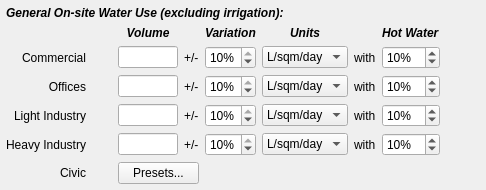
               <widget class="QWidget" name="nres_demand_widget" native="true">
                <layout class="QGridLayout" name="gridLayout_17">
                 <property name="leftMargin">
                  <number>6</number>
                 </property>
                 <property name="topMargin">
                  <number>6</number>
                 </property>
                 <property name="rightMargin">
                  <number>6</number>
                 </property>
                 <property name="bottomMargin">
                  <number>6</number>
                 </property>
                 <item row="2" column="4">
                  <widget class="QSpinBox" name="com_demandspin">
                   <property name="suffix">
                    <string>%</string>
                   </property>
                   <property name="maximum">
                    <number>10</number>
                   </property>
                   <property name="singleStep">
                    <number>5</number>
                   </property>
                   <property name="value">
                    <number>10</number>
                   </property>
                  </widget>
                 </item>
                 <item row="5" column="6">
                  <widget class="QLabel" name="hi_with">
                   <property name="text">
                    <string>with</string>
                   </property>
                  </widget>
                 </item>
                 <item row="4" column="4">
                  <widget class="QSpinBox" name="li_demandspin">
                   <property name="suffix">
                    <string>%</string>
                   </property>
                   <property name="maximum">
                    <number>10</number>
                   </property>
                   <property name="singleStep">
                    <number>5</number>
                   </property>
                   <property name="value">
                    <number>10</number>
                   </property>
                  </widget>
                 </item>
                 <item row="0" column="0" colspan="8">
                  <widget class="QLabel" name="nres_unit_lbl2">
                   <property name="whatsThis">
                    <string>Estimate of the annual irrigation volume per hectare</string>
                   </property>
                   <property name="text">
                    <string>&lt;html&gt;&lt;head/&gt;&lt;body&gt;&lt;p&gt;&lt;span style=&quot; font-weight:600; font-style:italic;&quot;&gt;General On-site Water Use (excluding irrigation):&lt;/span&gt;&lt;/p&gt;&lt;/body&gt;&lt;/html&gt;</string>
                   </property>
                  </widget>
                 </item>
                 <item row="3" column="3">
                  <widget class="QLabel" name="office_plusminus">
                   <property name="text">
                    <string>+/-</string>
                   </property>
                  </widget>
                 </item>
                 <item row="3" column="8">
                  <spacer name="horizontalSpacer_69">
                   <property name="orientation">
                    <enum>Qt::Horizontal</enum>
                   </property>
                   <property name="sizeHint" stdset="0">
                    <size>
                     <width>40</width>
                     <height>20</height>
                    </size>
                   </property>
                  </spacer>
                 </item>
                 <item row="5" column="8">
                  <spacer name="horizontalSpacer_71">
                   <property name="orientation">
                    <enum>Qt::Horizontal</enum>
                   </property>
                   <property name="sizeHint" stdset="0">
                    <size>
                     <width>40</width>
                     <height>20</height>
                    </size>
                   </property>
                  </spacer>
                 </item>
                 <item row="5" column="5">
                  <widget class="QComboBox" name="hi_demandunits">
                   <item>
                    <property name="text">
                     <string>L/sqm/day</string>
                    </property>
                   </item>
                   <item>
                    <property name="text">
                     <string>L/cap/day</string>
                    </property>
                   </item>
                   <item>
                    <property name="text">
                     <string>PE Factor</string>
                    </property>
                   </item>
                  </widget>
                 </item>
                 <item row="2" column="5">
                  <widget class="QComboBox" name="com_demandunits">
                   <item>
                    <property name="text">
                     <string>L/sqm/day</string>
                    </property>
                   </item>
                   <item>
                    <property name="text">
                     <string>L/cap/day</string>
                    </property>
                   </item>
                   <item>
                    <property name="text">
                     <string>PE Factor</string>
                    </property>
                   </item>
                  </widget>
                 </item>
                 <item row="2" column="3">
                  <widget class="QLabel" name="com_plusminus">
                   <property name="text">
                    <string>+/-</string>
                   </property>
                  </widget>
                 </item>
                 <item row="4" column="8">
                  <spacer name="horizontalSpacer_70">
                   <property name="orientation">
                    <enum>Qt::Horizontal</enum>
                   </property>
                   <property name="sizeHint" stdset="0">
                    <size>
                     <width>40</width>
                     <height>20</height>
                    </size>
                   </property>
                  </spacer>
                 </item>
                 <item row="4" column="6">
                  <widget class="QLabel" name="li_with">
                   <property name="text">
                    <string>with</string>
                   </property>
                  </widget>
                 </item>
                 <item row="3" column="6">
                  <widget class="QLabel" name="office_with">
                   <property name="text">
                    <string>with</string>
                   </property>
                  </widget>
                 </item>
                 <item row="5" column="4">
                  <widget class="QSpinBox" name="hi_demandspin">
                   <property name="suffix">
                    <string>%</string>
                   </property>
                   <property name="maximum">
                    <number>10</number>
                   </property>
                   <property name="singleStep">
                    <number>5</number>
                   </property>
                   <property name="value">
                    <number>10</number>
                   </property>
                  </widget>
                 </item>
                 <item row="4" column="3">
                  <widget class="QLabel" name="li_plusminus">
                   <property name="text">
                    <string>+/-</string>
                   </property>
                  </widget>
                 </item>
                 <item row="3" column="4">
                  <widget class="QSpinBox" name="office_demandspin">
                   <property name="suffix">
                    <string>%</string>
                   </property>
                   <property name="maximum">
                    <number>10</number>
                   </property>
                   <property name="singleStep">
                    <number>5</number>
                   </property>
                   <property name="value">
                    <number>10</number>
                   </property>
                  </widget>
                 </item>
                 <item row="5" column="3">
                  <widget class="QLabel" name="hi_plusminus">
                   <property name="text">
                    <string>+/-</string>
                   </property>
                  </widget>
                 </item>
                 <item row="3" column="5">
                  <widget class="QComboBox" name="office_demandunits">
                   <item>
                    <property name="text">
                     <string>L/sqm/day</string>
                    </property>
                   </item>
                   <item>
                    <property name="text">
                     <string>L/cap/day</string>
                    </property>
                   </item>
                   <item>
                    <property name="text">
                     <string>PE Factor</string>
                    </property>
                   </item>
                  </widget>
                 </item>
                 <item row="1" column="5">
                  <widget class="QLabel" name="nres_header_units">
                   <property name="whatsThis">
                    <string>Estimate of the annual irrigation volume per hectare</string>
                   </property>
                   <property name="text">
                    <string>&lt;html&gt;&lt;head/&gt;&lt;body&gt;&lt;p align=&quot;center&quot;&gt;&lt;span style=&quot; font-weight:600; font-style:italic;&quot;&gt;Units&lt;/span&gt;&lt;/p&gt;&lt;/body&gt;&lt;/html&gt;</string>
                   </property>
                  </widget>
                 </item>
                 <item row="1" column="4">
                  <widget class="QLabel" name="nres_header_vary">
                   <property name="whatsThis">
                    <string>Estimate of the annual irrigation volume per hectare</string>
                   </property>
                   <property name="text">
                    <string>&lt;html&gt;&lt;head/&gt;&lt;body&gt;&lt;p&gt;&lt;span style=&quot; font-weight:600; font-style:italic;&quot;&gt;Variation&lt;/span&gt;&lt;/p&gt;&lt;/body&gt;&lt;/html&gt;</string>
                   </property>
                  </widget>
                 </item>
                 <item row="1" column="2">
                  <widget class="QLabel" name="nres_header_vol">
                   <property name="whatsThis">
                    <string>Estimate of the annual irrigation volume per hectare</string>
                   </property>
                   <property name="text">
                    <string>&lt;html&gt;&lt;head/&gt;&lt;body&gt;&lt;p align=&quot;center&quot;&gt;&lt;span style=&quot; font-weight:600; font-style:italic;&quot;&gt;Volume&lt;/span&gt;&lt;/p&gt;&lt;/body&gt;&lt;/html&gt;</string>
                   </property>
                  </widget>
                 </item>
                 <item row="6" column="2" colspan="2">
                  <widget class="QPushButton" name="civic_presetsbutton">
                   <property name="text">
                    <string>Presets...</string>
                   </property>
                  </widget>
                 </item>
                 <item row="1" column="7">
                  <widget class="QLabel" name="nres_header_hot">
                   <property name="whatsThis">
                    <string>Estimate of the annual irrigation volume per hectare</string>
                   </property>
                   <property name="text">
                    <string>&lt;html&gt;&lt;head/&gt;&lt;body&gt;&lt;p&gt;&lt;span style=&quot; font-weight:600; font-style:italic;&quot;&gt;Hot Water&lt;/span&gt;&lt;/p&gt;&lt;/body&gt;&lt;/html&gt;</string>
                   </property>
                  </widget>
                 </item>
                 <item row="4" column="7">
                  <widget class="QSpinBox" name="li_hotbox">
                   <property name="suffix">
                    <string>%</string>
                   </property>
                   <property name="maximum">
                    <number>100</number>
                   </property>
                   <property name="singleStep">
                    <number>5</number>
                   </property>
                   <property name="value">
                    <number>10</number>
                   </property>
                  </widget>
                 </item>
                 <item row="3" column="7">
                  <widget class="QSpinBox" name="office_hotbox">
                   <property name="suffix">
                    <string>%</string>
                   </property>
                   <property name="maximum">
                    <number>100</number>
                   </property>
                   <property name="singleStep">
                    <number>5</number>
                   </property>
                   <property name="value">
                    <number>10</number>
                   </property>
                  </widget>
                 </item>
                 <item row="2" column="8">
                  <spacer name="horizontalSpacer_68">
                   <property name="orientation">
                    <enum>Qt::Horizontal</enum>
                   </property>
                   <property name="sizeHint" stdset="0">
                    <size>
                     <width>40</width>
                     <height>20</height>
                    </size>
                   </property>
                  </spacer>
                 </item>
                 <item row="2" column="7">
                  <widget class="QSpinBox" name="com_hotbox">
                   <property name="suffix">
                    <string>%</string>
                   </property>
                   <property name="maximum">
                    <number>100</number>
                   </property>
                   <property name="singleStep">
                    <number>5</number>
                   </property>
                   <property name="value">
                    <number>10</number>
                   </property>
                  </widget>
                 </item>
                 <item row="2" column="0">
                  <widget class="QLabel" name="com_lbl">
                   <property name="text">
                    <string>Commercial</string>
                   </property>
                   <property name="alignment">
                    <set>Qt::AlignRight|Qt::AlignTrailing|Qt::AlignVCenter</set>
                   </property>
                  </widget>
                 </item>
                 <item row="5" column="2">
                  <widget class="QLineEdit" name="hi_demandbox">
                   <property name="maximumSize">
                    <size>
                     <width>60</width>
                     <height>16777215</height>
                    </size>
                   </property>
                  </widget>
                 </item>
                 <item row="4" column="0">
                  <widget class="QLabel" name="li_lbl">
                   <property name="text">
                    <string>Light Industry</string>
                   </property>
                   <property name="alignment">
                    <set>Qt::AlignRight|Qt::AlignTrailing|Qt::AlignVCenter</set>
                   </property>
                  </widget>
                 </item>
                 <item row="4" column="2">
                  <widget class="QLineEdit" name="li_demandbox">
                   <property name="maximumSize">
                    <size>
                     <width>60</width>
                     <height>16777215</height>
                    </size>
                   </property>
                  </widget>
                 </item>
                 <item row="3" column="2">
                  <widget class="QLineEdit" name="office_demandbox">
                   <property name="maximumSize">
                    <size>
                     <width>60</width>
                     <height>16777215</height>
                    </size>
                   </property>
                  </widget>
                 </item>
                 <item row="3" column="0">
                  <widget class="QLabel" name="office_lbl">
                   <property name="text">
                    <string>Offices</string>
                   </property>
                   <property name="alignment">
                    <set>Qt::AlignRight|Qt::AlignTrailing|Qt::AlignVCenter</set>
                   </property>
                  </widget>
                 </item>
                 <item row="2" column="6">
                  <widget class="QLabel" name="com_with">
                   <property name="text">
                    <string>with</string>
                   </property>
                  </widget>
                 </item>
                 <item row="4" column="5">
                  <widget class="QComboBox" name="li_demandunits">
                   <item>
                    <property name="text">
                     <string>L/sqm/day</string>
                    </property>
                   </item>
                   <item>
                    <property name="text">
                     <string>L/cap/day</string>
                    </property>
                   </item>
                   <item>
                    <property name="text">
                     <string>PE Factor</string>
                    </property>
                   </item>
                  </widget>
                 </item>
                 <item row="2" column="2">
                  <widget class="QLineEdit" name="com_demandbox">
                   <property name="maximumSize">
                    <size>
                     <width>60</width>
                     <height>16777215</height>
                    </size>
                   </property>
                  </widget>
                 </item>
                 <item row="3" column="1">
                  <spacer name="horizontalSpacer_73">
                   <property name="orientation">
                    <enum>Qt::Horizontal</enum>
                   </property>
                   <property name="sizeType">
                    <enum>QSizePolicy::Fixed</enum>
                   </property>
                   <property name="sizeHint" stdset="0">
                    <size>
                     <width>20</width>
                     <height>20</height>
                    </size>
                   </property>
                  </spacer>
                 </item>
                 <item row="5" column="0">
                  <widget class="QLabel" name="hi_lbl">
                   <property name="text">
                    <string>Heavy Industry</string>
                   </property>
                   <property name="alignment">
                    <set>Qt::AlignRight|Qt::AlignTrailing|Qt::AlignVCenter</set>
                   </property>
                  </widget>
                 </item>
                 <item row="6" column="0">
                  <widget class="QLabel" name="civic_lbl">
                   <property name="text">
                    <string>Civic</string>
                   </property>
                   <property name="alignment">
                    <set>Qt::AlignRight|Qt::AlignTrailing|Qt::AlignVCenter</set>
                   </property>
                  </widget>
                 </item>
                 <item row="5" column="7">
                  <widget class="QSpinBox" name="hi_hotbox">
                   <property name="suffix">
                    <string>%</string>
                   </property>
                   <property name="maximum">
                    <number>100</number>
                   </property>
                   <property name="singleStep">
                    <number>5</number>
                   </property>
                   <property name="value">
                    <number>10</number>
                   </property>
                  </widget>
                 </item>
                 <item row="2" column="1">
                  <spacer name="horizontalSpacer_72">
                   <property name="orientation">
                    <enum>Qt::Horizontal</enum>
                   </property>
                   <property name="sizeType">
                    <enum>QSizePolicy::Fixed</enum>
                   </property>
                   <property name="sizeHint" stdset="0">
                    <size>
                     <width>20</width>
                     <height>20</height>
                    </size>
                   </property>
                  </spacer>
                 </item>
                 <item row="6" column="1">
                  <spacer name="horizontalSpacer_76">
                   <property name="orientation">
                    <enum>Qt::Horizontal</enum>
                   </property>
                   <property name="sizeType">
                    <enum>QSizePolicy::Fixed</enum>
                   </property>
                   <property name="sizeHint" stdset="0">
                    <size>
                     <width>20</width>
                     <height>20</height>
                    </size>
                   </property>
                  </spacer>
                 </item>
                 <item row="4" column="1">
                  <spacer name="horizontalSpacer_74">
                   <property name="orientation">
                    <enum>Qt::Horizontal</enum>
                   </property>
                   <property name="sizeType">
                    <enum>QSizePolicy::Fixed</enum>
                   </property>
                   <property name="sizeHint" stdset="0">
                    <size>
                     <width>20</width>
                     <height>20</height>
                    </size>
                   </property>
                  </spacer>
                 </item>
                 <item row="5" column="1">
                  <spacer name="horizontalSpacer_75">
                   <property name="orientation">
                    <enum>Qt::Horizontal</enum>
                   </property>
                   <property name="sizeType">
                    <enum>QSizePolicy::Fixed</enum>
                   </property>
                   <property name="sizeHint" stdset="0">
                    <size>
                     <width>20</width>
                     <height>20</height>
                    </size>
                   </property>
                  </spacer>
                 </item>
                </layout>
               </widget>
